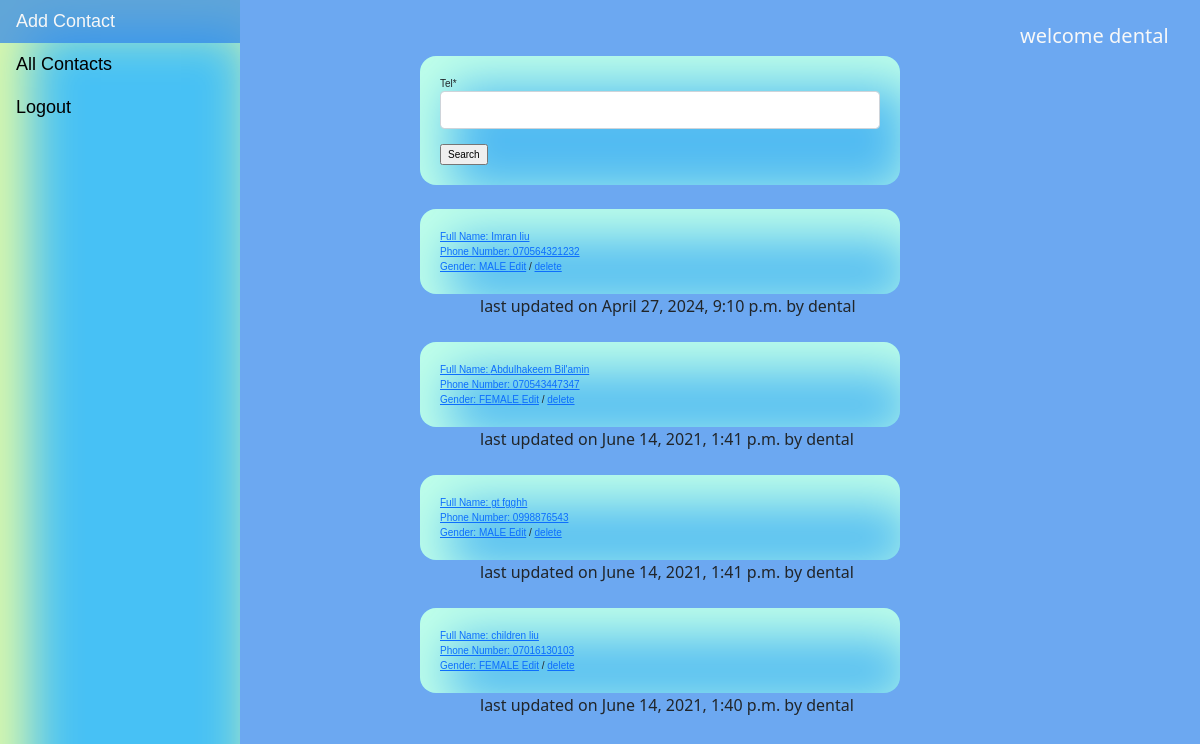
The app's page / (signed in) with its own data.
### contact/models.py (models this page shows, shortened)
class Contact(models.Model):
    SEX = (
        ("MALE", "Male"),
        ("FEMALE", "Female"),
    )
    full_name = models.CharField(
        max_length=200,
        null=True,
        help_text="Enter your First name, middle name then last name",
    )
    card_ID = models.CharField(max_length=100, null=True)
    age = models.PositiveIntegerField()
    sex = models.CharField(max_length=7, choices=SEX, blank=True)
    tel = models.CharField(max_length=300, null=True)
    address = models.TextField()
    date_created = models.DateTimeField(auto_now_add=True, auto_now=False)
    date_updated = models.DateTimeField(auto_now_add=False, auto_now=True)
    class Meta:
        ordering = ["-date_updated"]
        verbose_name = "Register"
        verbose_name_plural = "Contacts"

### contact/views.py (the view)
# urls.py: 2. Add a URL to urlpatterns:  path('', Home.as_view(), name='home')
def Home(request):
    contact = Contact.objects.all()
    form = SearchContactForm(request.POST or None)
    context = {
        "contact": contact,
        "search":form
    }
    if request.method=="POST":
        contact = Contact.objects.filter(tel__icontains=form["tel"].value())
    return render(request, "base/index.html", context)

### contact/forms.py
class SearchContactForm(forms.ModelForm):
    class Meta:
        model=Contact
        fields = [
            "tel"
        ]

### contact/templates/base/index.html (shortened to what this page needs)
{% extends 'base/home.html' %}
{% block content %}
{% load crispy_forms_tags %}
{% if user.is_authenticated %}
<br>
<h5>welcome {{user}}</h5>
<div class="form1">
    <form action="" method="POST">
        {{search|crispy}}
        <br>
        <input type="submit" value="Search">
    </form>
</div>
<br>
{% for i in contact %}
<a href="{% url 'view' i.id %}">
<div class="form1">
    Full Name: {{i.full_name}}
    <br>
    Phone Number: {{i.tel}}
    <br>
    Gender: {{i.sex}}
        <a href="{% url 'edit' i.id %}">Edit</a>
        /
        <a href="{% url 'delete' i.id %}">delete</a>
    </div>
    <div class="date">
        last updated on {{i.date_updated}} by {{user}}
    </div>
</a>
<br>
{% endfor %}
{% else %}
<br>
<h3>this is a webpage for a dental clinic
</h3>
{% endif %}
{% endblock %}

### contact/templates/base/home.html (shortened to what this page needs)
{% load static %}
<!DOCTYPE html>
<html lang="en">
<head>
    <link href="https://cdn.jsdelivr.net/npm/bootstrap@5.0.1/dist/css/bootstrap.min.css" rel="stylesheet"
>
    <link rel="stylesheet" href="{% static 'css/index.css' %}">
</head>
<body>
    {% include 'base/navbar.html' %}
    {% block content %}
    {% endblock %}
</body>
</html>

### contact/templates/base/navbar.html
<ul>
    {% if not user.is_authenticated %}
    <li><a href="{% url 'login' %}">Login</a> </li>
    {% else %}
    <li><a href="{% url 'contact' %}">Add Contact</a> </li>
    <li><a href="{% url 'home' %}">All Contacts</a> </li>
    <li><a href="{% url 'logout' %}">Logout</a> </li>
    {% endif %}
</ul>

### static/css/index.css (style rules this page uses)
body { margin: 0; background-color:rgba(46, 132, 236, 0.7); }
ul { list-style-type: none; margin: 0px; padding: 0px; width: 20%; background-color: #47c1f5; position: fixed; height: 100%; overflow: auto; font-family:'Trebuchet MS', 'Lucida Sans Unicode', 'Lucida Grande', 'Lucida Sans', Arial, sans-serif; font-weight:lighter; font-size:large; box-shadow: 20px 20px 50px 10px rgb(223, 250, 169) inset; }
li a { display: block; color: rgb(0, 0, 0); padding: 8px 16px; text-decoration: none; }
.form1 { margin-left: 35%; width: 40%; border: 1px; padding: 20px; border-radius: 1rem; background-size: 10px; background-color: #4bc1f3cb; font-family:Verdana, Geneva, Tahoma, sans-serif; font-size:10px; font-weight:lighter; box-shadow: 20px 20px 50px 10px rgb(192, 255, 233) inset; }
.date { margin-left: 40%; }
h5 { margin-left: 85%; color: rgb(248, 248, 248); }

### records on screen
Contact: full_name "Imran liu", tel "070564321232", sex "MALE", date_updated "April 27, 2024, 9:10 p.m."
Contact: full_name "Abdulhakeem Bil'amin", tel "070543447347", sex "FEMALE", date_updated "June 14, 2021, 1:41 p.m."
Contact: full_name "gt fgghh", tel "0998876543", sex "MALE", date_updated "June 14, 2021, 1:41 p.m."
Contact: full_name "children liu", tel "07016130103", sex "FEMALE", date_updated "June 14, 2021, 1:40 p.m."

### other values on screen
{{ user }} "dental"
